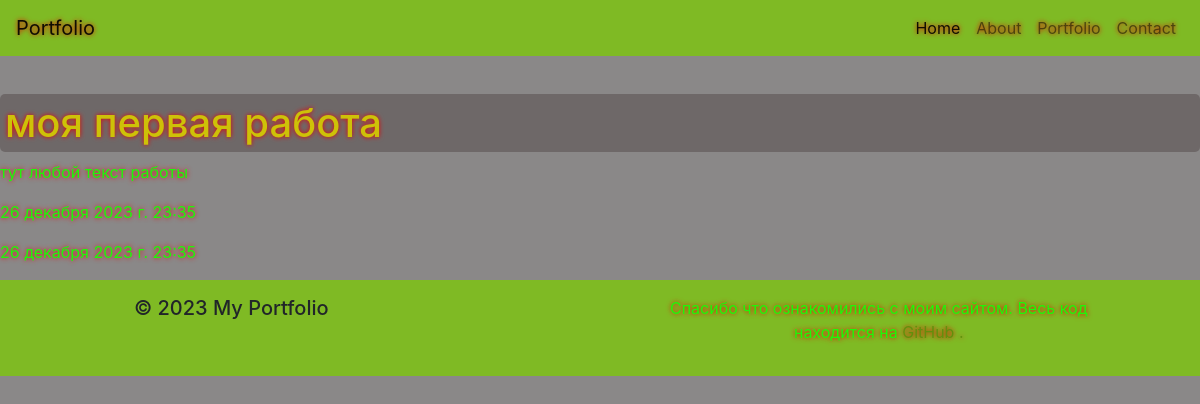
The app's page /work/first_work/ with its own data.
### main/models.py (models this page shows, shortened)
class  Work(models.Model):
    title_work = models.CharField(max_length=50)
    text_work = models.TextField(blank=True)
    time_create = models.DateTimeField(auto_now_add=True)
    time_update = models.DateTimeField(auto_now=True)
    slug = models.SlugField(max_length=255, db_index=True, blank=True, default='', verbose_name='URL')

### main/views.py (the view)
# urls.py: path('work/<slug:work_slug>/', views.work, name='work'),
def work(request, work_slug):
    post = get_object_or_404(Work, slug=work_slug)
    data = {'title': 'Страница с моей работой',
            'post': post,
            }
    return render(request, 'main/work.html', data)

### main/templates/main/work.html (shortened to what this page needs)
{% extends 'main/baze.html' %}
{% block content%}
<br>
<h1>{{post.title_work}}</h1>
<p>{{post.text_work}}</p>
<p>{{post.time_create}}</p>
<p>{{post.time_update}}</p>
{% endblock %}

### main/static/main/css/index.css (style rules this page uses)
* { margin: 0; padding: 0; box-sizing: border-box; }
body { padding-top: 70px; }
body { background-image: url("/static/main/img/1.jpg"); background-color: rgb(138, 136, 136); background-repeat: no-repeat; background-size: cover; background-blend-mode: multiply; background-attachment: fixed; }
p,h1,h2:not(.card-text) { color: rgb(29, 248, 9); text-shadow: 0 0 5px rgb(230, 3, 3); }
h1,h2:not(.card-text) { color: rgb(206, 193, 8); background: rgba(87, 77, 77, 0.527); border-radius: 5px; padding: 5px; }

### records on screen
Work: title_work "моя первая работа", text_work "тут любой текст работы", time_create "26 декабря 2023 г. 23:35", time_update "26 декабря 2023 г. 23:35"
